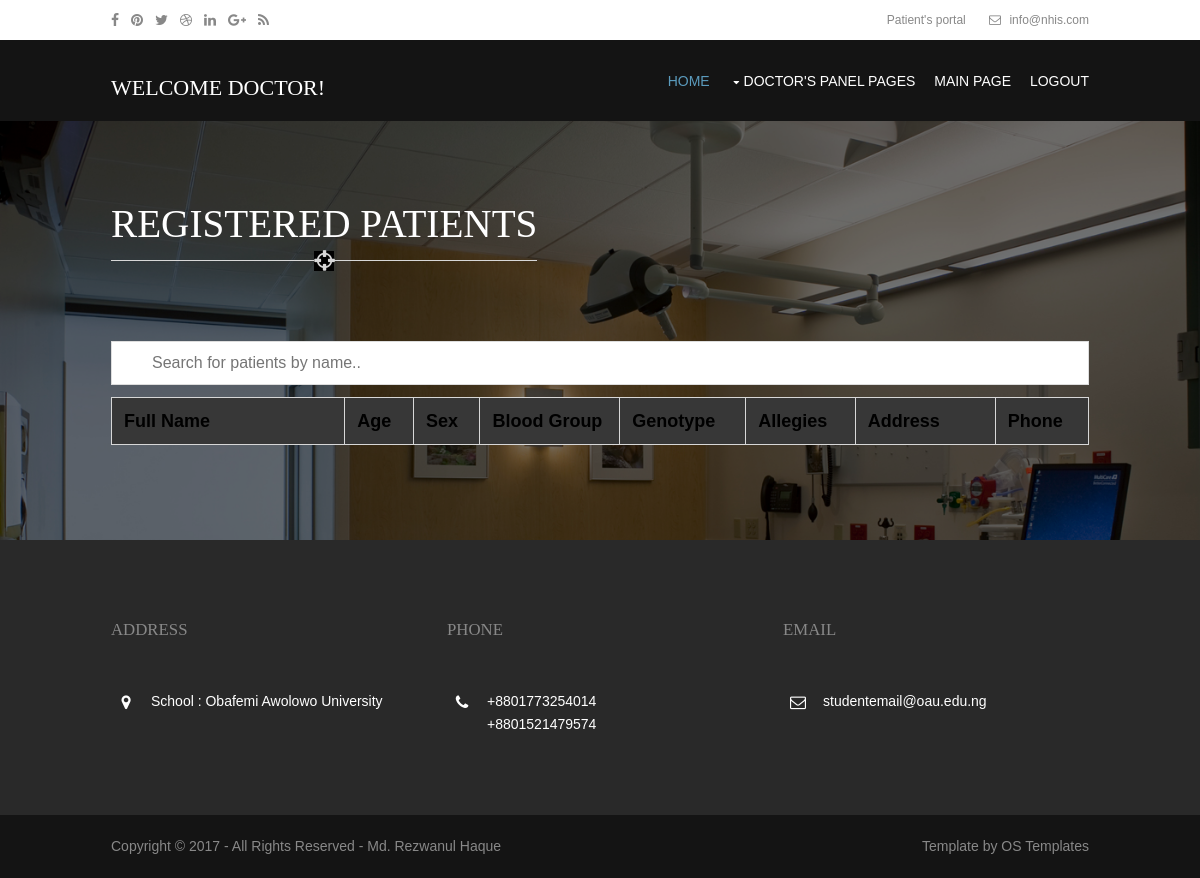
Page /admin/fetch-patient.php (signed in) on the earlier database version.
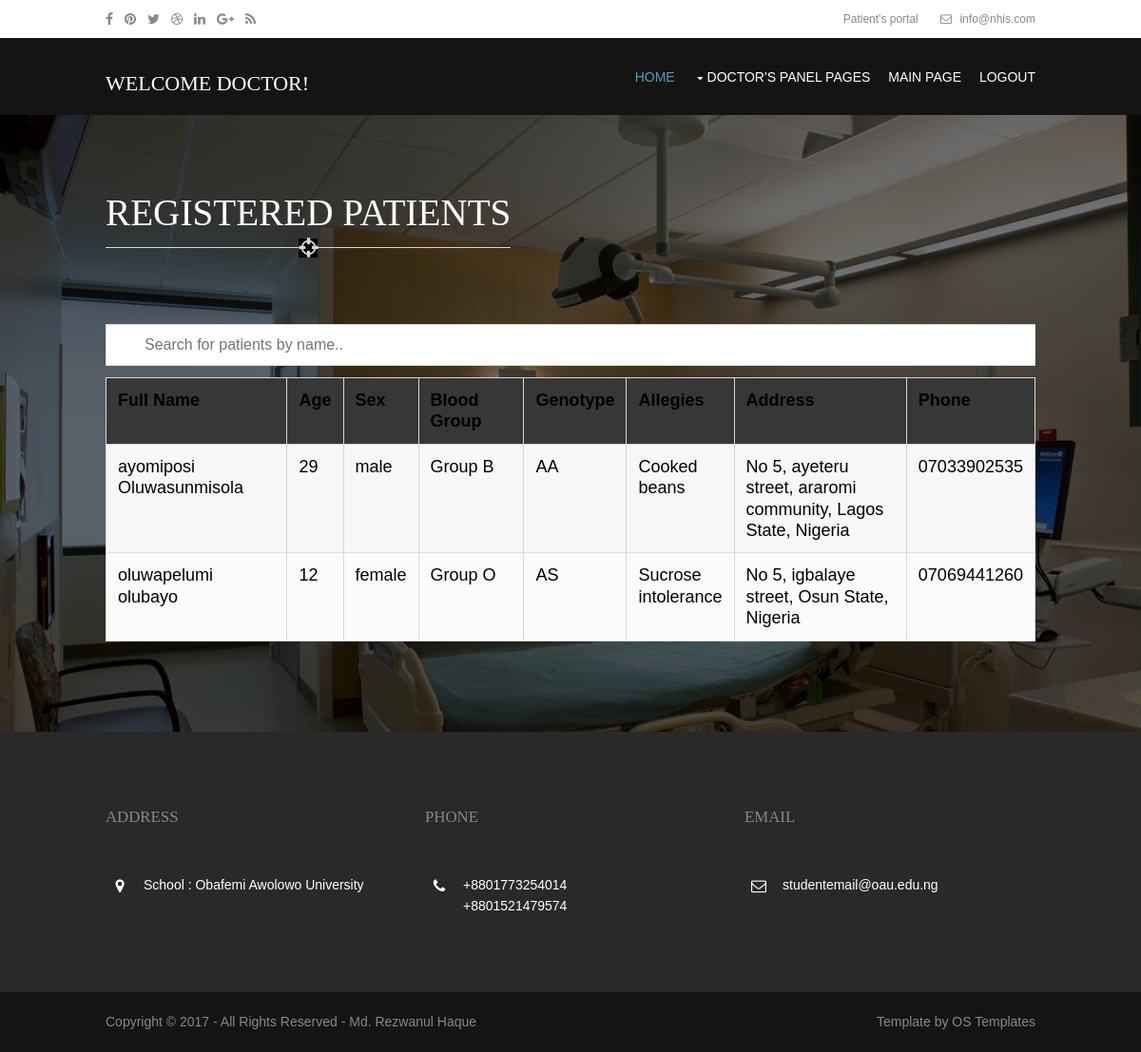
Same page on the later database version.
### tables this page shows
CREATE TABLE IF NOT EXISTS `patients` (
  `patient_id` int(10) NOT NULL,
  `firstname` varchar(45) DEFAULT NULL,
  `lastname` varchar(45) NOT NULL,
  `age` varchar(45) NOT NULL,
  `sex` varchar(45) NOT NULL,
  `bloodgroup` varchar(45) NOT NULL,
  `genotype` varchar(45) NOT NULL,
  `allegies` varchar(128) NOT NULL,
  `address` varchar(128) NOT NULL,
  `phone` varchar(45) NOT NULL
);

### admin/fetch-patient.php (the view, shortened to what this page needs)
<?php
  require('../db.php');
  $patients = mysqli_query($con, "SELECT * FROM patients");
?>
<!DOCTYPE html>
<html>
<head>
<link href="layout/styles/layout.css" rel="stylesheet" type="text/css" media="all">
</head>
<body id="top">
<div class="wrapper row0">
  <div id="topbar" class="hoc clear">
    <div class="fl_left">
      <ul class="faico clear">
        <li><a class="faicon-facebook" href="https://www.facebook.com/"><i class="fa fa-facebook"></i></a></li>
        <li><a class="faicon-pinterest" href="https://uk.pinterest.com/"><i class="fa fa-pinterest"></i></a></li>
        <li><a class="faicon-twitter" href="https://twitter.com/"><i class="fa fa-twitter"></i></a></li>
        <li><a class="faicon-dribble" href="https://dribbble.com/"><i class="fa fa-dribbble"></i></a></li>
        <li><a class="faicon-linkedin" href="https://www.linkedin.com/"><i class="fa fa-linkedin"></i></a></li>
        <li><a class="faicon-google-plus" href="https://plus.google.com/"><i class="fa fa-google-plus"></i></a></li>
        <li><a class="faicon-rss" href="https://www.rss.com/"><i class="fa fa-rss"></i></a></li>
      </ul>
    </div>
    <div class="fl_right">
      <ul class="nospace inline pushright">
        <li><i class=></i> Patient's portal</li>
        <li><i class="fa fa-envelope-o"></i> info@nhis.com </li>
      </ul>
    </div>
  </div>
</div>
<div class="wrapper bgded overlay" style="background-image:url('hospital/manage.jpg');">
  <section id="testimonials" class="hoc container clear">
    <h2 class="font-x3 uppercase btmspace-80 underlined"> Registered Patients</h2>
    <div class="nospace" style="color: #000000">
      <input type="text" id="myInput" onkeyup="myFunction()" placeholder="Search for patients by name..">
    </div>
    <div class="nospace">
      <table id="myTable" style="background-color:powderblue;" width="100%" border="0" cellpadding="3" cellspacing="1" >
        <tr>
        <th style="color:#000000"; width="200" >Full Name</td>
        <th style="color:#000000"; width="6">Age</td>
        <th style="color:#000000"; width="6">Sex</td>
        <th style="color:#000000"; width="120">Blood Group</td>
        <th style="color:#000000"; width="50">Genotype</td>
        <th style="color:#000000"; width="70">Allegies</td>
        <th style="color:#000000"; width="120">Address</td>
        <th style="color:#000000"; width="50">Phone</td>
        </tr>
        <?php
          while ($patient = mysqli_fetch_array($patients)) {
            echo '<tr>
              <td style="color:#000000"; width="200" >' . $patient['firstname'] . " " . $patient['lastname'] . '</td>
              <td style="color:#000000"; width="6">' . $patient['age'] . '</td>
              <td style="color:#000000"; width="6">' . $patient['sex'] . '</td>
              <td style="color:#000000"; width="120">' . $patient['bloodgroup'] . '</td>
              <td style="color:#000000"; width="50">' . $patient['genotype'] . '</td>
              <td style="color:#000000"; width="70">' . $patient['allegies'] . '</td>
              <td style="color:#000000"; width="200">' . $patient['address'] . '</td>
              <td style="color:#000000"; width="50">' . $patient['phone'] . '</td>
          </tr>';
          }
        ?>
    </table>
    </div>
  </section>
</div>
<div class="wrapper row5">
  <div id="copyright" class="hoc clear">
    <p class="fl_left">Copyright &copy; 2017 - All Rights Reserved - <a href="#">Md. Rezwanul Haque</a></p>
    <p class="fl_right">Template by <a target="_blank" href="http://www.os-templates.com/" title="Free Website Templates">OS Templates</a></p>
  </div>
</div>
</body>
</html>

### admin/layout/styles/layout.css (style rules this page uses)
#topbar { padding:5px 0; font-size:12px; }
#topbar .fl_right { margin-top:4px; }
#topbar .fl_right .inline > li i { margin:0 5px 0 0; line-height:normal; }
#header { padding:30px 0 0 0; }
#header #logo { margin-top:5px; }
#header #logo h1 { margin:0; padding:0; font-size:22px; text-transform:uppercase; }
.container { padding:80px 0; }
#footer { padding:80px 0; }
#footer .title { margin:0 0 50px 0; padding:0; font-size:1.2rem; text-transform:uppercase; }
#footer .linklist li { display:block; margin-bottom:15px; padding:0 0 15px 0; border-bottom:1px solid; }
#footer .linklist li:last-child { margin:0; padding:0; border:none; }
#footer .linklist li::before, #footer .linklist li::after { display:table; content:""; }
#footer .linklist li, #footer .linklist li::after { clear:both; }
#footer .contact.linklist li, #footer .contact.linklist li:last-child { position:relative; padding-left:40px; }
#footer .contact li * { margin:0; padding:0; line-height:1.6; }
#footer .contact li i { display:block; position:absolute; top:0; left:0; width:30px; font-size:16px; text-align:center; }
#copyright { padding:20px 0; }
#copyright * { margin:0; padding:0; }
*, *::before, *::after { transition:all .3s ease-in-out; }
nav ul, nav ol { margin:0; padding:0; list-style:none; }
#mainav, #breadcrumb, .sidebar nav { line-height:normal; }
#mainav .drop::after, #mainav li li .drop::after, #breadcrumb li a::after, .sidebar nav a::after { position:absolute; font-family:"FontAwesome"; font-size:10px; line-height:10px; }
#mainav ul.clear { margin-top:3px; }
#mainav ul { text-transform:uppercase; }
#mainav li { display:inline-block; position:relative; margin:0 15px 0 0; padding:0; }
#mainav li:last-child { margin-right:0; }
#mainav li a { display:block; padding:0 0 32px 0; }
#mainav .drop { padding-left:15px; }
#mainav .drop::after, #mainav li li .drop::after { content:"\f0d7"; }
#mainav .drop::after { top:5px; left:5px; }
table, th, td { border:1px solid; border-collapse:collapse; vertical-align:top; }
table, th { table-layout:auto; }
table { width:100%; margin-bottom:15px; }
th, td { padding:5px 8px; }
td { border-width:0 1px; }
.faico { margin:0; padding:0; list-style:none; }
.faico li { display:inline-block; float:left; margin:0 12px 0 0; padding:0; line-height:normal; }
.faico li:last-child { margin-right:0; }
.faico a { display:block; height:30px; line-height:30px; font-size:14px; text-align:center; }
.faico a { color:inherit; background-color:transparent; }
body { color:#888888; background-color:#141414; }
a { color:#56AED4; }
.overlay { color:#FFFFFF; background-color:inherit; }
.overlay::after { color:inherit; background-color:rgba(0,0,0,.55); }
.underlined::before { background-color:#D7D7D7; }
.underlined::after { color:#D7D7D7; background-color:#FFFFFF; }
.bgded .underlined::after { background-color:#000000; }
.row0 { color:#888888; background-color:#FFFFFF; }
.row1 { color:#FFFFFF; background-color:#141414; }
.row4 { color:#FFFFFF; background-color:#292929; }
.row5, .row5 a { color:#888888; background-color:#141414; }
#header #logo * { color:inherit; }
#footer .title { color:#888888; }
#footer .linklist li { border-color:#141414; }
#mainav li a { color:inherit; }
#mainav .active a, #mainav a:hover, #mainav li:hover > a { color:#5B9BBD; background-color:inherit; }
table, th, td, #comments .avatar, #comments input, #comments textarea { border-color:#D7D7D7; }
th { color:#FFFFFF; background-color:#373737; }
tr, #comments li, #comments input[type="submit"], #comments input[type="reset"] { color:inherit; background-color:#FBFBFB; }
tr:nth-child(even), #comments li:nth-child(even) { color:inherit; background-color:#F7F7F7; }
@media screen and (min-width:978px) { .hoc { max-width:978px; } }

### admin/fetch-patient.php (style rules this page uses)
#myInput { background-position: 10px 10px; width: 100%; font-size: 16px; padding: 12px 20px 12px 40px; border: 1px solid #ddd; margin-bottom: 12px; }
#myTable { border-collapse: collapse; padding: 20px 20px 20px 20px; width: 100%; border: 1px solid #ddd; font-size: 18px; }
#myTable th, #myTable td { text-align: left; padding: 12px; }
#myTable tr { border-bottom: 1px solid #ddd; }

Differences in the rows shown:
added patients: firstname "ayomiposi", lastname "Oluwasunmisola", age "29", sex "male", bloodgroup "Group B", genotype "AA", allegies "Cooked beans", address "No 5, ayeteru street, araromi community, Lagos State, Nigeria", phone "07033902535"
added patients: firstname "oluwapelumi", lastname "olubayo", age "12", sex "female", bloodgroup "Group O", genotype "AS", allegies "Sucrose intolerance", address "No 5, igbalaye street, Osun State, Nigeria", phone "07069441260"
